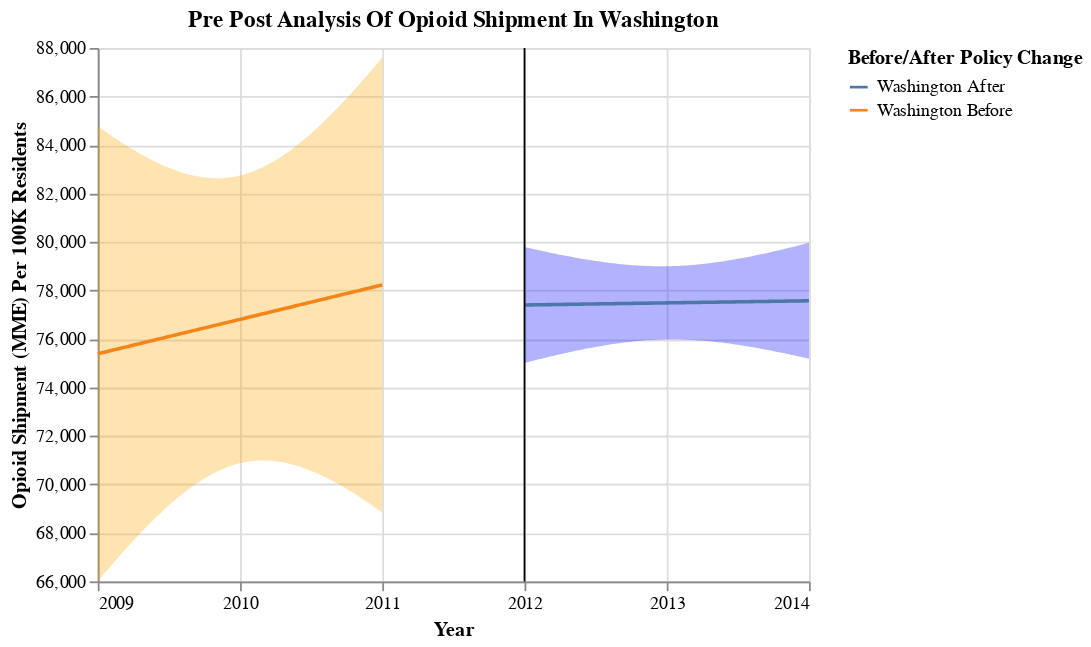

Notebook code for this chart:
### Code cell
# creating the final plot for pre-post analysis of opioid prescriptions in Washington 
 
washington_before_chart = build_chart(
    wa_b4, "orange", "Year","shipment_per_100k", "Washington Before",  alpha=0.05
)
 
washington_after_chart = build_chart(
    wa_after, "blue", "Year", "shipment_per_100k", "Washington After", alpha=0.05
)
 
washington_final_pre_post_prescriptions = (washington_before_chart + washington_after_chart + line).properties(title="Pre Post Analysis Of Opioid Shipment In Washington")
 
washington_final_pre_post_prescriptions

### Figure 1 — Vega-Lite specification as saved in the notebook (floating-point values rounded to 4 significant figures)
{"config": {"view": {"continuousWidth": 400, "continuousHeight": 300}}, "layer": [{"mark": "errorband", "encoding": {"color": {"value": "orange"}, "x": {"axis": {"format": ".0f", "values": [2009, 2010, 2011, 2012, 2013, 2014]}, "field": "Year", "type": "quantitative"}, "y": {"field": "ci_low", "scale": {"zero": false}, "title": "Opioid Shipment (MME) Per 100K Residents", "type": "quantitative"}, "y2": {"field": "ci_high"}}}, {"mark": "line", "encoding": {"color": {"field": "Before/After", "legend": {"title": "Before/After Policy Change"}, "type": "nominal"}, "x": {"field": "Year", "type": "quantitative"}, "y": {"field": "shipment_per_100k", "type": "quantitative"}}}, {"layer": [{"mark": "errorband", "encoding": {"color": {"value": "blue"}, "x": {"axis": {"format": ".0f", "values": [2009, 2010, 2011, 2012, 2013, 2014]}, "field": "Year", "type": "quantitative"}, "y": {"field": "ci_low", "scale": {"zero": false}, "title": "Opioid Shipment (MME) Per 100K Residents", "type": "quantitative"}, "y2": {"field": "ci_high"}}}, {"mark": "line", "encoding": {"color": {"field": "Before/After", "legend": {"title": "Before/After Policy Change"}, "type": "nominal"}, "x": {"field": "Year", "type": "quantitative"}, "y": {"field": "shipment_per_100k", "type": "quantitative"}}}], "data": {"name": "data-f42f92da0d7d33bb011b742492b44ce8"}}, {"data": {"name": "data-12fa130837655ae321383954ec916afe"}, "mark": "rule", "encoding": {"color": {"field": "color", "scale": null, "type": "nominal"}, "x": {"field": "Year", "type": "quantitative"}}}], "data": {"name": "data-5ba0bf4ff0d11a876b9195c1263292c1"}, "title": "Pre Post Analysis Of Opioid Shipment In Washington", "$schema": "https://vega.github.io/schema/vega-lite/v4.17.0.json", "datasets": {"data-5ba0bf4ff0d11a876b9195c1263292c1": [{"Year": 2009.0, "shipment_per_100k": 75390.0, "ci_low": 66000.0, "ci_high": 84770.0, "Before/After": "Washington Before"}, {"Year": 2009.0, "shipment_per_100k": 75420.0, "ci_low": 66140.0, "ci_high": 84690.0, "Before/After": "Washington Before"}, {"Year": 2009.0, "shipment_per_100k": 75450.0, "ci_low": 66280.0, "ci_high": 84610.0, "Before/After": "Washington Before"}, {"Year": 2009.0, "shipment_per_100k": 75470.0, "ci_low": 66420.0, "ci_high": 84530.0, "Before/After": "Washington Before"}, {"Year": 2009.0, "shipment_per_100k": 75500.0, "ci_low": 66560.0, "ci_high": 84440.0, "Before/After": "Washington Before"}, {"Year": 2009.0, "shipment_per_100k": 75530.0, "ci_low": 66700.0, "ci_high": 84370.0, "Before/After": "Washington Before"}, {"Year": 2009.0, "shipment_per_100k": 75560.0, "ci_low": 66830.0, "ci_high": 84290.0, "Before/After": "Washington Before"}, {"Year": 2009.0, "shipment_per_100k": 75590.0, "ci_low": 66970.0, "ci_high": 84210.0, "Before/After": "Washington Before"}, {"Year": 2009.0, "shipment_per_100k": 75620.0, "ci_low": 67100.0, "ci_high": 84130.0, "Before/After": "Washington Before"}, {"Year": 2009.0, "shipment_per_100k": 75640.0, "ci_low": 67230.0, "ci_high": 84060.0, "Before/After": "Washington Before"}, {"Year": 2009.0, "shipment_per_100k": 75670.0, "ci_low": 67360.0, "ci_high": 83980.0, "Before/After": "Washington Before"}, {"Year": 2009.0, "shipment_per_100k": 75700.0, "ci_low": 67490.0, "ci_high": 83910.0, "Before/After": "Washington Before"}, {"Year": 2009.0, "shipment_per_100k": 75730.0, "ci_low": 67620.0, "ci_high": 83840.0, "Before/After": "Washington Before"}, {"Year": 2009.0, "shipment_per_100k": 75760.0, "ci_low": 67750.0, "ci_high": 83770.0, "Before/After": "Washington Before"}, {"Year": 2009.0, "shipment_per_100k": 75790.0, "ci_low": 67870.0, "ci_high": 83700.0, "Before/After": "Washington Before"}, {"Year": 2009.0, "shipment_per_100k": 75810.0, "ci_low": 68000.0, "ci_high": 83630.0, "Before/After": "Washington Before"}, {"Year": 2009.0, "shipment_per_100k": 75840.0, "ci_low": 68120.0, "ci_high": 83570.0, "Before/After": "Washington Before"}, {"Year": 2009.0, "shipment_per_100k": 75870.0, "ci_low": 68240.0, "ci_high": 83500.0, "Before/After": "Washington Before"}, {"Year": 2009.0, "shipment_per_100k": 75900.0, "ci_low": 68360.0, "ci_high": 83440.0, "Before/After": "Washington Before"}, {"Year": 2009.0, "shipment_per_100k": 75930.0, "ci_low": 68470.0, "ci_high": 83380.0, "Before/After": "Washington Before"}, {"Year": 2009.0, "shipment_per_100k": 75960.0, "ci_low": 68590.0, "ci_high": 83320.0, "Before/After": "Washington Before"}, {"Year": 2009.0, "shipment_per_100k": 75980.0, "ci_low": 68700.0, "ci_high": 83270.0, "Before/After": "Washington Before"}, {"Year": 2009.0, "shipment_per_100k": 76010.0, "ci_low": 68820.0, "ci_high": 83210.0, "Before/After": "Washington Before"}, {"Year": 2009.0, "shipment_per_100k": 76040.0, "ci_low": 68920.0, "ci_high": 83160.0, "Before/After": "Washington Before"}, {"Year": 2009.0, "shipment_per_100k": 76070.0, "ci_low": 69030.0, "ci_high": 83110.0, "Before/After": "Washington Before"}, {"Year": 2009.0, "shipment_per_100k": 76100.0, "ci_low": 69140.0, "ci_high": 83060.0, "Before/After": "Washington Before"}, {"Year": 2010.0, "shipment_per_100k": 76130.0, "ci_low": 69240.0, "ci_high": 83010.0, "Before/After": "Washington Before"}, {"Year": 2010.0, "shipment_per_100k": 76160.0, "ci_low": 69340.0, "ci_high": 82970.0, "Before/After": "Washington Before"}, {"Year": 2010.0, "shipment_per_100k": 76180.0, "ci_low": 69440.0, "ci_high": 82930.0, "Before/After": "Washington Before"}, {"Year": 2010.0, "shipment_per_100k": 76210.0, "ci_low": 69540.0, "ci_high": 82890.0, "Before/After": "Washington Before"}, {"Year": 2010.0, "shipment_per_100k": 76240.0, "ci_low": 69630.0, "ci_high": 82850.0, "Before/After": "Washington Before"}, {"Year": 2010.0, "shipment_per_100k": 76270.0, "ci_low": 69720.0, "ci_high": 82820.0, "Before/After": "Washington Before"}, {"Year": 2010.0, "shipment_per_100k": 76300.0, "ci_low": 69810.0, "ci_high": 82780.0, "Before/After": "Washington Before"}, {"Year": 2010.0, "shipment_per_100k": 76330.0, "ci_low": 69900.0, "ci_high": 82760.0, "Before/After": "Washington Before"}, {"Year": 2010.0, "shipment_per_100k": 76350.0, "ci_low": 69980.0, "ci_high": 82730.0, "Before/After": "Washington Before"}, {"Year": 2010.0, "shipment_per_100k": 76380.0, "ci_low": 70060.0, "ci_high": 82710.0, "Before/After": "Washington Before"}, {"Year": 2010.0, "shipment_per_100k": 76410.0, "ci_low": 70140.0, "ci_high": 82690.0, "Before/After": "Washington Before"}, {"Year": 2010.0, "shipment_per_100k": 76440.0, "ci_low": 70210.0, "ci_high": 82670.0, "Before/After": "Washington Before"}, {"Year": 2010.0, "shipment_per_100k": 76470.0, "ci_low": 70280.0, "ci_high": 82650.0, "Before/After": "Washington Before"}, {"Year": 2010.0, "shipment_per_100k": 76500.0, "ci_low": 70350.0, "ci_high": 82640.0, "Before/After": "Washington Before"}, {"Year": 2010.0, "shipment_per_100k": 76520.0, "ci_low": 70410.0, "ci_high": 82640.0, "Before/After": "Washington Before"}, {"Year": 2010.0, "shipment_per_100k": 76550.0, "ci_low": 70470.0, "ci_high": 82630.0, "Before/After": "Washington Before"}, {"Year": 2010.0, "shipment_per_100k": 76580.0, "ci_low": 70530.0, "ci_high": 82630.0, "Before/After": "Washington Before"}, {"Year": 2010.0, "shipment_per_100k": 76610.0, "ci_low": 70590.0, "ci_high": 82630.0, "Before/After": "Washington Before"}, {"Year": 2010.0, "shipment_per_100k": 76640.0, "ci_low": 70640.0, "ci_high": 82640.0, "Before/After": "Washington Before"}, {"Year": 2010.0, "shipment_per_100k": 76670.0, "ci_low": 70690.0, "ci_high": 82650.0, "Before/After": "Washington Before"}, {"Year": 2010.0, "shipment_per_100k": 76690.0, "ci_low": 70730.0, "ci_high": 82660.0, "Before/After": "Washington Before"}, {"Year": 2010.0, "shipment_per_100k": 76720.0, "ci_low": 70770.0, "ci_high": 82680.0, "Before/After": "Washington Before"}, {"Year": 2010.0, "shipment_per_100k": 76750.0, "ci_low": 70810.0, "ci_high": 82690.0, "Before/After": "Washington Before"}, {"Year": 2010.0, "shipment_per_100k": 76780.0, "ci_low": 70840.0, "ci_high": 82720.0, "Before/After": "Washington Before"}, {"Year": 2010.0, "shipment_per_100k": 76810.0, "ci_low": 70870.0, "ci_high": 82740.0, "Before/After": "Washington Before"}, {"Year": 2010.0, "shipment_per_100k": 76840.0, "ci_low": 70900.0, "ci_high": 82770.0, "Before/After": "Washington Before"}, {"Year": 2010.0, "shipment_per_100k": 76870.0, "ci_low": 70920.0, "ci_high": 82810.0, "Before/After": "Washington Before"}, {"Year": 2010.0, "shipment_per_100k": 76890.0, "ci_low": 70940.0, "ci_high": 82850.0, "Before/After": "Washington Before"}, {"Year": 2010.0, "shipment_per_100k": 76920.0, "ci_low": 70960.0, "ci_high": 82890.0, "Before/After": "Washington Before"}, {"Year": 2010.0, "shipment_per_100k": 76950.0, "ci_low": 70970.0, "ci_high": 82930.0, "Before/After": "Washington Before"}, {"Year": 2010.0, "shipment_per_100k": 76980.0, "ci_low": 70980.0, "ci_high": 82980.0, "Before/After": "Washington Before"}, {"Year": 2010.0, "shipment_per_100k": 77010.0, "ci_low": 70980.0, "ci_high": 83030.0, "Before/After": "Washington Before"}, {"Year": 2010.0, "shipment_per_100k": 77040.0, "ci_low": 70990.0, "ci_high": 83080.0, "Before/After": "Washington Before"}, {"Year": 2010.0, "shipment_per_100k": 77060.0, "ci_low": 70990.0, "ci_high": 83140.0, "Before/After": "Washington Before"}, {"Year": 2010.0, "shipment_per_100k": 77090.0, "ci_low": 70980.0, "ci_high": 83200.0, "Before/After": "Washington Before"}, {"Year": 2010.0, "shipment_per_100k": 77120.0, "ci_low": 70970.0, "ci_high": 83270.0, "Before/After": "Washington Before"}, {"Year": 2010.0, "shipment_per_100k": 77150.0, "ci_low": 70960.0, "ci_high": 83340.0, "Before/After": "Washington Before"}, {"Year": 2010.0, "shipment_per_100k": 77180.0, "ci_low": 70950.0, "ci_high": 83410.0, "Before/After": "Washington Before"}, {"Year": 2010.0, "shipment_per_100k": 77210.0, "ci_low": 70930.0, "ci_high": 83480.0, "Before/After": "Washington Before"}, {"Year": 2010.0, "shipment_per_100k": 77230.0, "ci_low": 70910.0, "ci_high": 83560.0, "Before/After": "Washington Before"}, {"Year": 2010.0, "shipment_per_100k": 77260.0, "ci_low": 70890.0, "ci_high": 83640.0, "Before/After": "Washington Before"}, {"Year": 2010.0, "shipment_per_100k": 77290.0, "ci_low": 70860.0, "ci_high": 83720.0, "Before/After": "Washington Before"}, {"Year": 2010.0, "shipment_per_100k": 77320.0, "ci_low": 70830.0, "ci_high": 83810.0, "Before/After": "Washington Before"}, {"Year": 2010.0, "shipment_per_100k": 77350.0, "ci_low": 70800.0, "ci_high": 83900.0, "Before/After": "Washington Before"}, {"Year": 2010.0, "shipment_per_100k": 77380.0, "ci_low": 70770.0, "ci_high": 83990.0, "Before/After": "Washington Before"}, {"Year": 2010.0, "shipment_per_100k": 77400.0, "ci_low": 70730.0, "ci_high": 84080.0, "Before/After": "Washington Before"}, {"Year": 2010.0, "shipment_per_100k": 77430.0, "ci_low": 70690.0, "ci_high": 84180.0, "Before/After": "Washington Before"}, {"Year": 2010.0, "shipment_per_100k": 77460.0, "ci_low": 70650.0, "ci_high": 84270.0, "Before/After": "Washington Before"}, {"Year": 2010.0, "shipment_per_100k": 77490.0, "ci_low": 70600.0, "ci_high": 84380.0, "Before/After": "Washington Before"}, {"Year": 2010.0, "shipment_per_100k": 77520.0, "ci_low": 70560.0, "ci_high": 84480.0, "Before/After": "Washington Before"}, {"Year": 2011.0, "shipment_per_100k": 77550.0, "ci_low": 70510.0, "ci_high": 84580.0, "Before/After": "Washington Before"}, {"Year": 2011.0, "shipment_per_100k": 77570.0, "ci_low": 70460.0, "ci_high": 84690.0, "Before/After": "Washington Before"}, {"Year": 2011.0, "shipment_per_100k": 77600.0, "ci_low": 70410.0, "ci_high": 84800.0, "Before/After": "Washington Before"}, {"Year": 2011.0, "shipment_per_100k": 77630.0, "ci_low": 70350.0, "ci_high": 84910.0, "Before/After": "Washington Before"}, {"Year": 2011.0, "shipment_per_100k": 77660.0, "ci_low": 70290.0, "ci_high": 85030.0, "Before/After": "Washington Before"}, {"Year": 2011.0, "shipment_per_100k": 77690.0, "ci_low": 70240.0, "ci_high": 85140.0, "Before/After": "Washington Before"}, {"Year": 2011.0, "shipment_per_100k": 77720.0, "ci_low": 70170.0, "ci_high": 85260.0, "Before/After": "Washington Before"}, {"Year": 2011.0, "shipment_per_100k": 77750.0, "ci_low": 70110.0, "ci_high": 85380.0, "Before/After": "Washington Before"}, {"Year": 2011.0, "shipment_per_100k": 77770.0, "ci_low": 70050.0, "ci_high": 85500.0, "Before/After": "Washington Before"}, {"Year": 2011.0, "shipment_per_100k": 77800.0, "ci_low": 69980.0, "ci_high": 85620.0, "Before/After": "Washington Before"}, {"Year": 2011.0, "shipment_per_100k": 77830.0, "ci_low": 69920.0, "ci_high": 85740.0, "Before/After": "Washington Before"}, {"Year": 2011.0, "shipment_per_100k": 77860.0, "ci_low": 69850.0, "ci_high": 85870.0, "Before/After": "Washington Before"}, {"Year": 2011.0, "shipment_per_100k": 77890.0, "ci_low": 69780.0, "ci_high": 86000.0, "Before/After": "Washington Before"}, {"Year": 2011.0, "shipment_per_100k": 77920.0, "ci_low": 69710.0, "ci_high": 86130.0, "Before/After": "Washington Before"}, {"Year": 2011.0, "shipment_per_100k": 77940.0, "ci_low": 69630.0, "ci_high": 86250.0, "Before/After": "Washington Before"}, {"Year": 2011.0, "shipment_per_100k": 77970.0, "ci_low": 69560.0, "ci_high": 86390.0, "Before/After": "Washington Before"}, {"Year": 2011.0, "shipment_per_100k": 78000.0, "ci_low": 69480.0, "ci_high": 86520.0, "Before/After": "Washington Before"}, {"Year": 2011.0, "shipment_per_100k": 78030.0, "ci_low": 69410.0, "ci_high": 86650.0, "Before/After": "Washington Before"}, {"Year": 2011.0, "shipment_per_100k": 78060.0, "ci_low": 69330.0, "ci_high": 86790.0, "Before/After": "Washington Before"}, {"Year": 2011.0, "shipment_per_100k": 78090.0, "ci_low": 69250.0, "ci_high": 86920.0, "Before/After": "Washington Before"}, {"Year": 2011.0, "shipment_per_100k": 78110.0, "ci_low": 69170.0, "ci_high": 87060.0, "Before/After": "Washington Before"}, {"Year": 2011.0, "shipment_per_100k": 78140.0, "ci_low": 69090.0, "ci_high": 87190.0, "Before/After": "Washington Before"}, {"Year": 2011.0, "shipment_per_100k": 78170.0, "ci_low": 69010.0, "ci_high": 87330.0, "Before/After": "Washington Before"}, {"Year": 2011.0, "shipment_per_100k": 78200.0, "ci_low": 68930.0, "ci_high": 87470.0, "Before/After": "Washington Before"}, {"Year": 2011.0, "shipment_per_100k": 78230.0, "ci_low": 68840.0, "ci_high": 87610.0, "Before/After": "Washington Before"}], "data-f42f92da0d7d33bb011b742492b44ce8": [{"Year": 2012.0, "shipment_per_100k": 77400.0, "ci_low": 75010.0, "ci_high": 79790.0, "Before/After": "Washington After"}, {"Year": 2012.0, "shipment_per_100k": 77400.0, "ci_low": 75040.0, "ci_high": 79770.0, "Before/After": "Washington After"}, {"Year": 2012.0, "shipment_per_100k": 77400.0, "ci_low": 75070.0, "ci_high": 79740.0, "Before/After": "Washington After"}, {"Year": 2012.0, "shipment_per_100k": 77410.0, "ci_low": 75100.0, "ci_high": 79710.0, "Before/After": "Washington After"}, {"Year": 2012.0, "shipment_per_100k": 77410.0, "ci_low": 75130.0, "ci_high": 79690.0, "Before/After": "Washington After"}, {"Year": 2012.0, "shipment_per_100k": 77410.0, "ci_low": 75160.0, "ci_high": 79660.0, "Before/After": "Washington After"}, {"Year": 2012.0, "shipment_per_100k": 77410.0, "ci_low": 75190.0, "ci_high": 79630.0, "Before/After": "Washington After"}, {"Year": 2012.0, "shipment_per_100k": 77410.0, "ci_low": 75220.0, "ci_high": 79610.0, "Before/After": "Washington After"}, {"Year": 2012.0, "shipment_per_100k": 77420.0, "ci_low": 75250.0, "ci_high": 79580.0, "Before/After": "Washington After"}, {"Year": 2012.0, "shipment_per_100k": 77420.0, "ci_low": 75270.0, "ci_high": 79560.0, "Before/After": "Washington After"}, {"Year": 2012.0, "shipment_per_100k": 77420.0, "ci_low": 75300.0, "ci_high": 79540.0, "Before/After": "Washington After"}, {"Year": 2012.0, "shipment_per_100k": 77420.0, "ci_low": 75330.0, "ci_high": 79510.0, "Before/After": "Washington After"}, {"Year": 2012.0, "shipment_per_100k": 77420.0, "ci_low": 75360.0, "ci_high": 79490.0, "Before/After": "Washington After"}, {"Year": 2012.0, "shipment_per_100k": 77420.0, "ci_low": 75380.0, "ci_high": 79460.0, "Before/After": "Washington After"}, {"Year": 2012.0, "shipment_per_100k": 77430.0, "ci_low": 75410.0, "ci_high": 79440.0, "Before/After": "Washington After"}, {"Year": 2012.0, "shipment_per_100k": 77430.0, "ci_low": 75440.0, "ci_high": 79420.0, "Before/After": "Washington After"}, {"Year": 2012.0, "shipment_per_100k": 77430.0, "ci_low": 75460.0, "ci_high": 79400.0, "Before/After": "Washington After"}, {"Year": 2012.0, "shipment_per_100k": 77430.0, "ci_low": 75490.0, "ci_high": 79370.0, "Before/After": "Washington After"}, {"Year": 2012.0, "shipment_per_100k": 77430.0, "ci_low": 75510.0, "ci_high": 79350.0, "Before/After": "Washington After"}, {"Year": 2012.0, "shipment_per_100k": 77430.0, "ci_low": 75540.0, "ci_high": 79330.0, "Before/After": "Washington After"}, {"Year": 2012.0, "shipment_per_100k": 77440.0, "ci_low": 75560.0, "ci_high": 79310.0, "Before/After": "Washington After"}, {"Year": 2012.0, "shipment_per_100k": 77440.0, "ci_low": 75580.0, "ci_high": 79290.0, "Before/After": "Washington After"}, {"Year": 2012.0, "shipment_per_100k": 77440.0, "ci_low": 75610.0, "ci_high": 79270.0, "Before/After": "Washington After"}, {"Year": 2012.0, "shipment_per_100k": 77440.0, "ci_low": 75630.0, "ci_high": 79250.0, "Before/After": "Washington After"}, {"Year": 2012.0, "shipment_per_100k": 77440.0, "ci_low": 75650.0, "ci_high": 79240.0, "Before/After": "Washington After"}, {"Year": 2012.0, "shipment_per_100k": 77440.0, "ci_low": 75670.0, "ci_high": 79220.0, "Before/After": "Washington After"}, {"Year": 2013.0, "shipment_per_100k": 77450.0, "ci_low": 75690.0, "ci_high": 79200.0, "Before/After": "Washington After"}, {"Year": 2013.0, "shipment_per_100k": 77450.0, "ci_low": 75710.0, "ci_high": 79180.0, "Before/After": "Washington After"}, {"Year": 2013.0, "shipment_per_100k": 77450.0, "ci_low": 75730.0, "ci_high": 79170.0, "Before/After": "Washington After"}, {"Year": 2013.0, "shipment_per_100k": 77450.0, "ci_low": 75750.0, "ci_high": 79150.0, "Before/After": "Washington After"}, {"Year": 2013.0, "shipment_per_100k": 77450.0, "ci_low": 75770.0, "ci_high": 79140.0, "Before/After": "Washington After"}, {"Year": 2013.0, "shipment_per_100k": 77450.0, "ci_low": 75790.0, "ci_high": 79120.0, "Before/After": "Washington After"}, {"Year": 2013.0, "shipment_per_100k": 77460.0, "ci_low": 75800.0, "ci_high": 79110.0, "Before/After": "Washington After"}, {"Year": 2013.0, "shipment_per_100k": 77460.0, "ci_low": 75820.0, "ci_high": 79100.0, "Before/After": "Washington After"}, {"Year": 2013.0, "shipment_per_100k": 77460.0, "ci_low": 75840.0, "ci_high": 79080.0, "Before/After": "Washington After"}, {"Year": 2013.0, "shipment_per_100k": 77460.0, "ci_low": 75850.0, "ci_high": 79070.0, "Before/After": "Washington After"}, {"Year": 2013.0, "shipment_per_100k": 77460.0, "ci_low": 75860.0, "ci_high": 79060.0, "Before/After": "Washington After"}, {"Year": 2013.0, "shipment_per_100k": 77470.0, "ci_low": 75880.0, "ci_high": 79050.0, "Before/After": "Washington After"}, {"Year": 2013.0, "shipment_per_100k": 77470.0, "ci_low": 75890.0, "ci_high": 79040.0, "Before/After": "Washington After"}, {"Year": 2013.0, "shipment_per_100k": 77470.0, "ci_low": 75900.0, "ci_high": 79030.0, "Before/After": "Washington After"}, {"Year": 2013.0, "shipment_per_100k": 77470.0, "ci_low": 75910.0, "ci_high": 79030.0, "Before/After": "Washington After"}, {"Year": 2013.0, "shipment_per_100k": 77470.0, "ci_low": 75920.0, "ci_high": 79020.0, "Before/After": "Washington After"}, {"Year": 2013.0, "shipment_per_100k": 77470.0, "ci_low": 75930.0, "ci_high": 79010.0, "Before/After": "Washington After"}, {"Year": 2013.0, "shipment_per_100k": 77480.0, "ci_low": 75940.0, "ci_high": 79010.0, "Before/After": "Washington After"}, {"Year": 2013.0, "shipment_per_100k": 77480.0, "ci_low": 75950.0, "ci_high": 79010.0, "Before/After": "Washington After"}, {"Year": 2013.0, "shipment_per_100k": 77480.0, "ci_low": 75960.0, "ci_high": 79000.0, "Before/After": "Washington After"}, {"Year": 2013.0, "shipment_per_100k": 77480.0, "ci_low": 75960.0, "ci_high": 79000.0, "Before/After": "Washington After"}, {"Year": 2013.0, "shipment_per_100k": 77480.0, "ci_low": 75970.0, "ci_high": 79000.0, "Before/After": "Washington After"}, {"Year": 2013.0, "shipment_per_100k": 77480.0, "ci_low": 75970.0, "ci_high": 79000.0, "Before/After": "Washington After"}, {"Year": 2013.0, "shipment_per_100k": 77490.0, "ci_low": 75970.0, "ci_high": 79000.0, "Before/After": "Washington After"}, {"Year": 2013.0, "shipment_per_100k": 77490.0, "ci_low": 75980.0, "ci_high": 79000.0, "Before/After": "Washington After"}, {"Year": 2013.0, "shipment_per_100k": 77490.0, "ci_low": 75980.0, "ci_high": 79000.0, "Before/After": "Washington After"}, {"Year": 2013.0, "shipment_per_100k": 77490.0, "ci_low": 75980.0, "ci_high": 79000.0, "Before/After": "Washington After"}, {"Year": 2013.0, "shipment_per_100k": 77490.0, "ci_low": 75980.0, "ci_high": 79010.0, "Before/After": "Washington After"}, {"Year": 2013.0, "shipment_per_100k": 77490.0, "ci_low": 75980.0, "ci_high": 79010.0, "Before/After": "Washington After"}, {"Year": 2013.0, "shipment_per_100k": 77500.0, "ci_low": 75970.0, "ci_high": 79020.0, "Before/After": "Washington After"}, {"Year": 2013.0, "shipment_per_100k": 77500.0, "ci_low": 75970.0, "ci_high": 79030.0, "Before/After": "Washington After"}, {"Year": 2013.0, "shipment_per_100k": 77500.0, "ci_low": 75970.0, "ci_high": 79030.0, "Before/After": "Washington After"}, {"Year": 2013.0, "shipment_per_100k": 77500.0, "ci_low": 75960.0, "ci_high": 79040.0, "Before/After": "Washington After"}, {"Year": 2013.0, "shipment_per_100k": 77500.0, "ci_low": 75950.0, "ci_high": 79050.0, "Before/After": "Washington After"}, {"Year": 2013.0, "shipment_per_100k": 77500.0, "ci_low": 75950.0, "ci_high": 79060.0, "Before/After": "Washington After"}, {"Year": 2013.0, "shipment_per_100k": 77510.0, "ci_low": 75940.0, "ci_high": 79070.0, "Before/After": "Washington After"}, {"Year": 2013.0, "shipment_per_100k": 77510.0, "ci_low": 75930.0, "ci_high": 79080.0, "Before/After": "Washington After"}, {"Year": 2013.0, "shipment_per_100k": 77510.0, "ci_low": 75920.0, "ci_high": 79100.0, "Before/After": "Washington After"}, {"Year": 2013.0, "shipment_per_100k": 77510.0, "ci_low": 75910.0, "ci_high": 79110.0, "Before/After": "Washington After"}, {"Year": 2013.0, "shipment_per_100k": 77510.0, "ci_low": 75900.0, "ci_high": 79120.0, "Before/After": "Washington After"}, {"Year": 2013.0, "shipment_per_100k": 77520.0, "ci_low": 75890.0, "ci_high": 79140.0, "Before/After": "Washington After"}, {"Year": 2013.0, "shipment_per_100k": 77520.0, "ci_low": 75880.0, "ci_high": 79150.0, "Before/After": "Washington After"}, {"Year": 2013.0, "shipment_per_100k": 77520.0, "ci_low": 75870.0, "ci_high": 79170.0, "Before/After": "Washington After"}, {"Year": 2013.0, "shipment_per_100k": 77520.0, "ci_low": 75850.0, "ci_high": 79190.0, "Before/After": "Washington After"}, {"Year": 2013.0, "shipment_per_100k": 77520.0, "ci_low": 75840.0, "ci_high": 79210.0, "Before/After": "Washington After"}, {"Year": 2013.0, "shipment_per_100k": 77520.0, "ci_low": 75820.0, "ci_high": 79220.0, "Before/After": "Washington After"}, {"Year": 2013.0, "shipment_per_100k": 77530.0, "ci_low": 75810.0, "ci_high": 79240.0, "Before/After": "Washington After"}, {"Year": 2013.0, "shipment_per_100k": 77530.0, "ci_low": 75790.0, "ci_high": 79260.0, "Before/After": "Washington After"}, {"Year": 2013.0, "shipment_per_100k": 77530.0, "ci_low": 75780.0, "ci_high": 79280.0, "Before/After": "Washington After"}, {"Year": 2013.0, "shipment_per_100k": 77530.0, "ci_low": 75760.0, "ci_high": 79300.0, "Before/After": "Washington After"}, {"Year": 2014.0, "shipment_per_100k": 77530.0, "ci_low": 75740.0, "ci_high": 79330.0, "Before/After": "Washington After"}, {"Year": 2014.0, "shipment_per_100k": 77530.0, "ci_low": 75720.0, "ci_high": 79350.0, "Before/After": "Washington After"}, {"Year": 2014.0, "shipment_per_100k": 77540.0, "ci_low": 75700.0, "ci_high": 79370.0, "Before/After": "Washington After"}, {"Year": 2014.0, "shipment_per_100k": 77540.0, "ci_low": 75680.0, "ci_high": 79390.0, "Before/After": "Washington After"}, {"Year": 2014.0, "shipment_per_100k": 77540.0, "ci_low": 75660.0, "ci_high": 79420.0, "Before/After": "Washington After"}, {"Year": 2014.0, "shipment_per_100k": 77540.0, "ci_low": 75640.0, "ci_high": 79440.0, "Before/After": "Washington After"}, {"Year": 2014.0, "shipment_per_100k": 77540.0, "ci_low": 75620.0, "ci_high": 79460.0, "Before/After": "Washington After"}, {"Year": 2014.0, "shipment_per_100k": 77540.0, "ci_low": 75600.0, "ci_high": 79490.0, "Before/After": "Washington After"}, {"Year": 2014.0, "shipment_per_100k": 77550.0, "ci_low": 75580.0, "ci_high": 79510.0, "Before/After": "Washington After"}, {"Year": 2014.0, "shipment_per_100k": 77550.0, "ci_low": 75560.0, "ci_high": 79540.0, "Before/After": "Washington After"}, {"Year": 2014.0, "shipment_per_100k": 77550.0, "ci_low": 75530.0, "ci_high": 79570.0, "Before/After": "Washington After"}, {"Year": 2014.0, "shipment_per_100k": 77550.0, "ci_low": 75510.0, "ci_high": 79590.0, "Before/After": "Washington After"}, {"Year": 2014.0, "shipment_per_100k": 77550.0, "ci_low": 75490.0, "ci_high": 79620.0, "Before/After": "Washington After"}, {"Year": 2014.0, "shipment_per_100k": 77550.0, "ci_low": 75460.0, "ci_high": 79650.0, "Before/After": "Washington After"}, {"Year": 2014.0, "shipment_per_100k": 77560.0, "ci_low": 75440.0, "ci_high": 79670.0, "Before/After": "Washington After"}, {"Year": 2014.0, "shipment_per_100k": 77560.0, "ci_low": 75420.0, "ci_high": 79700.0, "Before/After": "Washington After"}, {"Year": 2014.0, "shipment_per_100k": 77560.0, "ci_low": 75390.0, "ci_high": 79730.0, "Before/After": "Washington After"}, {"Year": 2014.0, "shipment_per_100k": 77560.0, "ci_low": 75370.0, "ci_high": 79760.0, "Before/After": "Washington After"}, {"Year": 2014.0, "shipment_per_100k": 77560.0, "ci_low": 75340.0, "ci_high": 79790.0, "Before/After": "Washington After"}, {"Year": 2014.0, "shipment_per_100k": 77570.0, "ci_low": 75310.0, "ci_high": 79820.0, "Before/After": "Washington After"}, {"Year": 2014.0, "shipment_per_100k": 77570.0, "ci_low": 75290.0, "ci_high": 79850.0, "Before/After": "Washington After"}, {"Year": 2014.0, "shipment_per_100k": 77570.0, "ci_low": 75260.0, "ci_high": 79870.0, "Before/After": "Washington After"}, {"Year": 2014.0, "shipment_per_100k": 77570.0, "ci_low": 75240.0, "ci_high": 79900.0, "Before/After": "Washington After"}, {"Year": 2014.0, "shipment_per_100k": 77570.0, "ci_low": 75210.0, "ci_high": 79930.0, "Before/After": "Washington After"}, {"Year": 2014.0, "shipment_per_100k": 77570.0, "ci_low": 75180.0, "ci_high": 79960.0, "Before/After": "Washington After"}], "data-12fa130837655ae321383954ec916afe": [{"Year": 2012, "color": "black"}]}}
